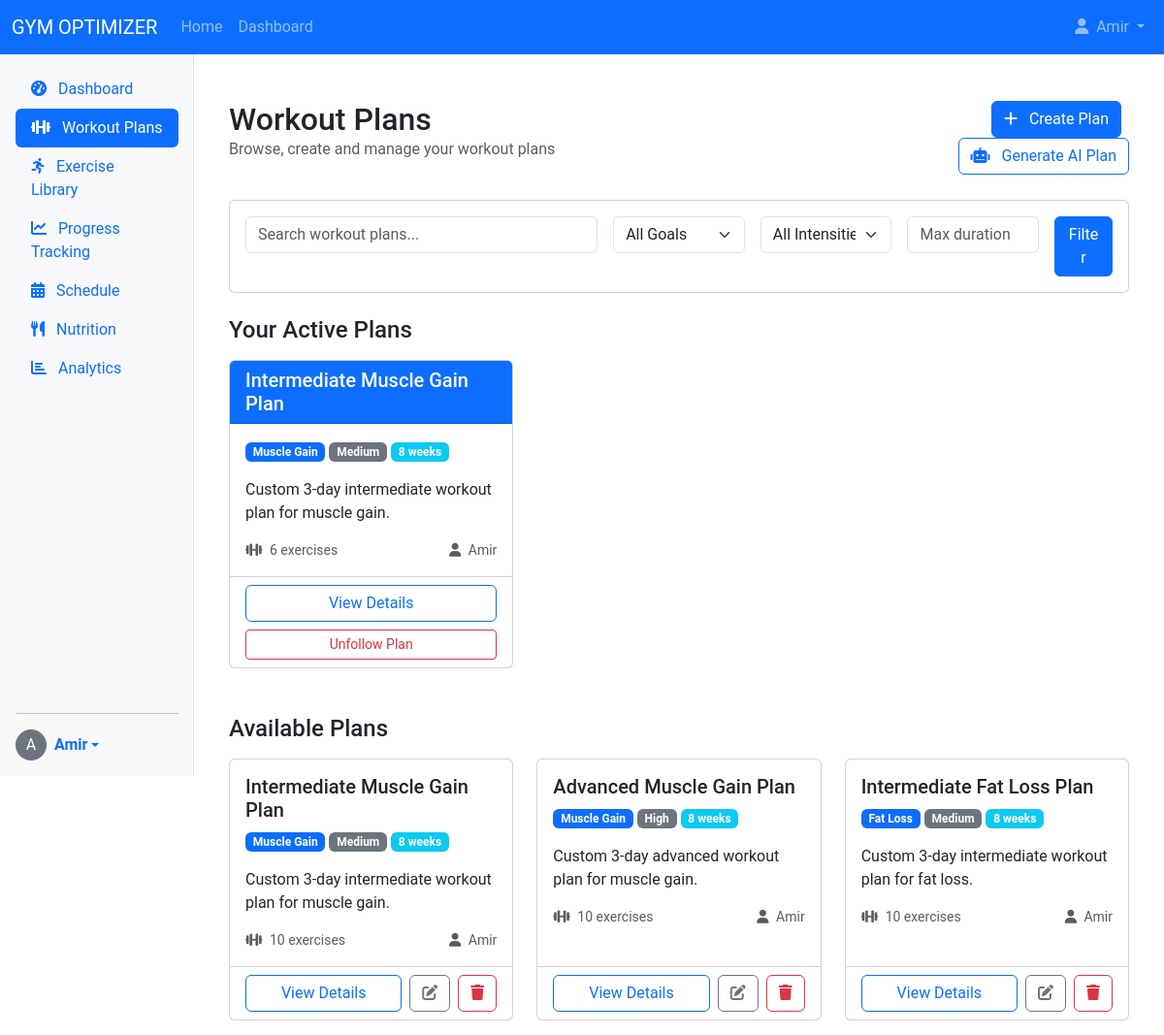
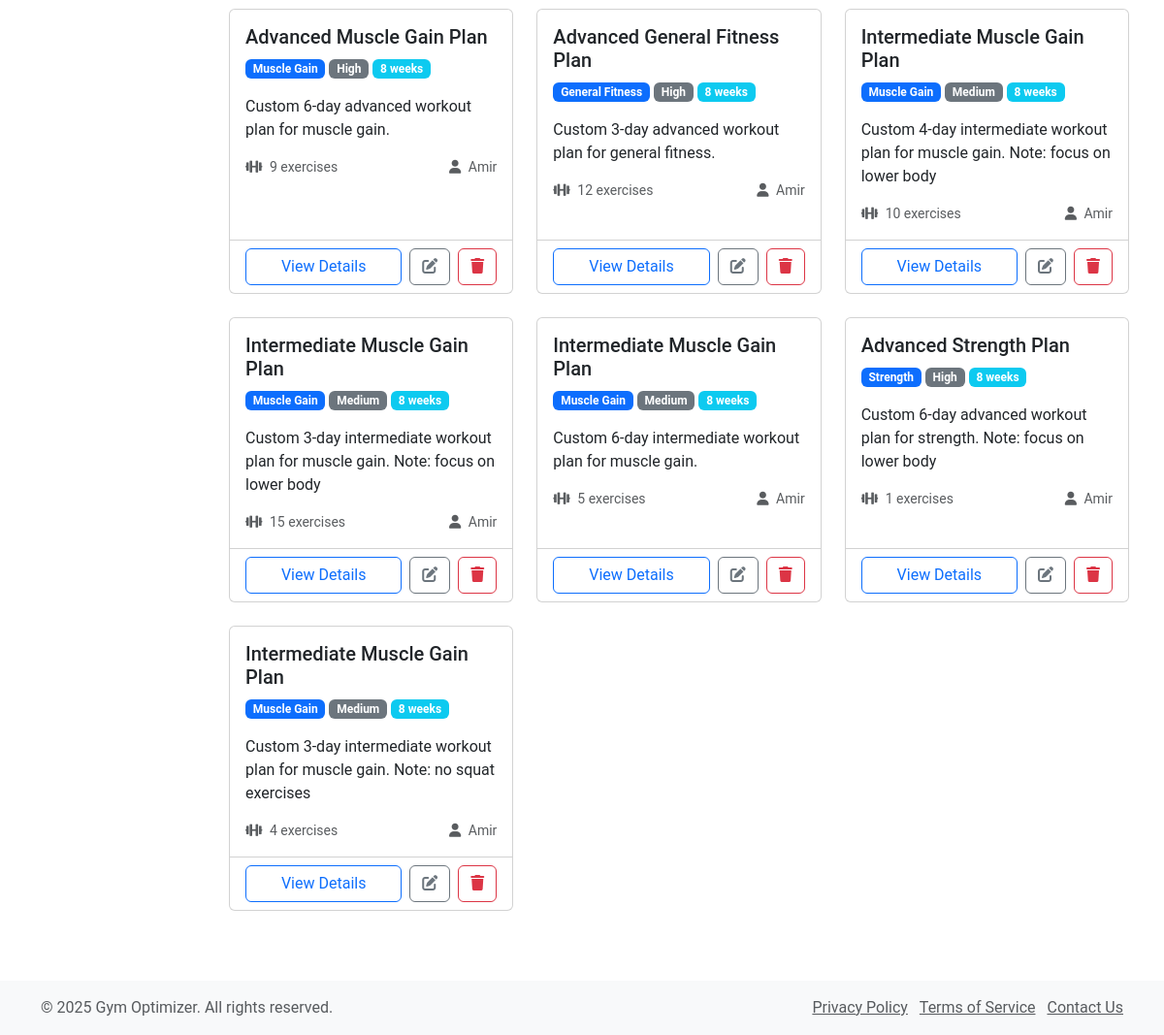
The app's page /workouts/plans/ (signed in) with its own data (2 pictures, top to bottom).
### workouts/models.py (models this page shows, shortened)
class WorkoutPlan(models.Model):
    GOAL_CHOICES = (
        ('muscle_gain', 'Muscle Gain'),
        ('fat_loss', 'Fat Loss'),
        ('strength', 'Strength'),
        ('endurance', 'Endurance'),
        ('general_fitness', 'General Fitness'),
    )
    INTENSITY_CHOICES = (
        ('low', 'Low'),
        ('medium', 'Medium'),
        ('high', 'High'),
    )
    name = models.CharField(max_length=100)
    description = models.TextField()
    goal = models.CharField(max_length=20, choices=GOAL_CHOICES)
    intensity = models.CharField(max_length=10, choices=INTENSITY_CHOICES)
    duration_weeks = models.PositiveIntegerField(default=4)
    is_public = models.BooleanField(default=False, help_text="Make this plan available to all users")
    created_by = models.ForeignKey(User, on_delete=models.CASCADE, related_name='created_plans')
    created_at = models.DateTimeField(auto_now_add=True)
    updated_at = models.DateTimeField(auto_now=True)
    class Meta:
        ordering = ['-created_at']
    def get_exercise_count(self):
        return PlanExercise.objects.filter(workout_plan=self).values('exercise').distinct().count()

### workouts/views.py (the view)
# urls.py: path('plans/', views.workout_plans, name='workout_plans'),
@login_required
def workout_plans(request):
    form = WorkoutPlanFilterForm(request.GET)
    plans = WorkoutPlan.objects.filter(
        Q(created_by=request.user) | Q(is_public=True)
    ).distinct()
    if form.is_valid():
        if form.cleaned_data['search']:
            query = form.cleaned_data['search']
            plans = plans.filter(
                Q(name__icontains=query) |
                Q(description__icontains=query)
            )
        if form.cleaned_data['goal']:
            plans = plans.filter(goal=form.cleaned_data['goal'])
        if form.cleaned_data['intensity']:
            plans = plans.filter(intensity=form.cleaned_data['intensity'])
        if form.cleaned_data['duration']:
            plans = plans.filter(duration_weeks__lte=form.cleaned_data['duration'])
    active_plan_ids = UserWorkoutPlan.objects.filter(
        user=request.user,
        is_active=True
    ).values_list('workout_plan_id', flat=True)
    context = {
        'plans': plans,
        'form': form,
        'active_plan_ids': active_plan_ids
    }
    return render(request, 'workouts/workout_plans.html', context)

### workouts/templates/workouts/workout_plans.html (shortened to what this page needs)
{% extends 'base.html' %}
{% load custom_filters %}
{% block content %}
<div class="container-fluid py-4">
    <div class="row mb-4">
        <div class="col-md-8">
            <h1 class="h2 mb-0">Workout Plans</h1>
            <p class="text-muted">Browse, create and manage your workout plans</p>
        </div>
        <div class="col-md-4 text-md-end">
            <a href="{% url 'create_plan' %}" class="btn btn-primary me-2">
                <i class="fas fa-plus me-2"></i> Create Plan
            </a>
            <a href="{% url 'generate_ai_plan' %}" class="btn btn-outline-primary">
                <i class="fas fa-robot me-2"></i> Generate AI Plan
            </a>
        </div>
    </div>
    <div class="row mb-4">
        <div class="col-12">
            <div class="card">
                <div class="card-body">
                    <form method="GET" action="">
                        <div class="row g-3">
                            <div class="col-md-5">
                                {{ form.search }}
                            </div>
                            <div class="col-md-2">
                                {{ form.goal }}
                            </div>
                            <div class="col-md-2">
                                {{ form.intensity }}
                            </div>
                            <div class="col-md-2">
                                {{ form.duration }}
                            </div>
                            <div class="col-md-1">
                                <button type="submit" class="btn btn-primary w-100">Filter</button>
                            </div>
                        </div>
                    </form>
                </div>
            </div>
        </div>
    </div>
    <div class="row mb-4">
        <div class="col-12">
            <h2 class="h4 mb-3">Your Active Plans</h2>
            {% if plans|length > 0 %}
                <div class="row">
                    {% for plan in plans %}
                        {% if plan.id in active_plan_ids %}
                            <div class="col-md-4 mb-4">
                                <div class="card h-100">
                                    <div class="card-header bg-primary text-white">
                                        <h5 class="mb-0">{{ plan.name }}</h5>
                                    </div>
                                    <div class="card-body">
                                        <div class="mb-3">
                                            <span class="badge bg-primary">{{ plan.get_goal_display }}</span>
                                            <span class="badge bg-secondary">{{ plan.get_intensity_display }}</span>
                                            <span class="badge bg-info">{{ plan.duration_weeks }} weeks</span>
                                        </div>
                                        <p class="card-text">{{ plan.description|truncatechars:120 }}</p>
                                        <div class="d-flex justify-content-between">
                                            <small class="text-muted">
                                                <i class="fas fa-dumbbell me-1"></i> {{ plan.get_exercise_count }} exercises
                                            </small>
                                            <small class="text-muted">
                                                <i class="fas fa-user me-1"></i> {{ plan.created_by.username }}
                                            </small>
                                        </div>
                                    </div>
                                    <div class="card-footer bg-transparent">
                                        <div class="d-grid gap-2">
                                            <a href="{% url 'plan_detail' plan.id %}" class="btn btn-outline-primary">View Details</a>
                                            <a href="{% url 'unfollow_plan' plan.id %}" class="btn btn-outline-danger btn-sm">Unfollow Plan</a>
                                        </div>
                                    </div>
                                </div>
                            </div>
                        {% endif %}
                    {% endfor %}
                </div>
            {% endif %}
        </div>
    </div>
    <div class="row">
        <div class="col-12">
            <h2 class="h4 mb-3">Available Plans</h2>
            {% if plans|length > 0 %}
                <div class="row">
                    {% for plan in plans %}
                        {% if plan.id not in active_plan_ids %}
                            <div class="col-md-4 mb-4">
                                <div class="card h-100">
                                    <div class="card-body">
                                        <h5 class="card-title">{{ plan.name }}</h5>
                                        <div class="mb-3">
                                            <span class="badge bg-primary">{{ plan.get_goal_display }}</span>
                                            <span class="badge bg-secondary">{{ plan.get_intensity_display }}</span>
                                            <span class="badge bg-info">{{ plan.duration_weeks }} weeks</span>
                                        </div>
                                        <p class="card-text">{{ plan.description|truncatechars:120 }}</p>
                                        <div class="d-flex justify-content-between">
                                            <small class="text-muted">
                                                <i class="fas fa-dumbbell me-1"></i> {{ plan.get_exercise_count }} exercises
                                            </small>
                                            <small class="text-muted">
                                                <i class="fas fa-user me-1"></i> {{ plan.created_by.username }}
                                            </small>
                                        </div>
                                    </div>
                                    <div class="card-footer bg-transparent">
                                        <div class="d-flex gap-2">
                                            <a href="{% url 'plan_detail' plan.id %}" class="btn btn-outline-primary flex-grow-1">View Details</a>
                                            {% if plan.created_by == request.user %}
                                                <a href="{% url 'edit_plan' plan.id %}" class="btn btn-outline-secondary">
                                                    <i class="fas fa-edit"></i>
                                                </a>
                                                <a href="{% url 'delete_plan' plan.id %}" class="btn btn-outline-danger">
                                                    <i class="fas fa-trash"></i>
                                                </a>
                                            {% else %}
                                                <a href="{% url 'follow_plan' plan.id %}" class="btn btn-outline-success">
                                                    <i class="fas fa-plus"></i> Follow
                                                </a>
                                            {% endif %}
                                        </div>
                                    </div>
                                </div>
                            </div>
                        {% endif %}
                    {% endfor %}
                </div>
            {% else %}
                <div class="alert alert-info">
                    <i class="fas fa-info-circle me-2"></i> No workout plans found. Try adjusting your filters or create a new plan.
                </div>
            {% endif %}
        </div>
    </div>
</div>
{% endblock %}

### templates/base.html (shortened to what this page needs)
<!DOCTYPE html>
<html lang="en">
<head>
    <link href="https://cdn.jsdelivr.net/npm/bootstrap@5.3.0/dist/css/bootstrap.min.css" rel="stylesheet">
    <link rel="stylesheet" href="https://cdnjs.cloudflare.com/ajax/libs/font-awesome/6.0.0/css/all.min.css">
    <link rel="stylesheet" href="/static/css/style.css">
</head>
<body>
    {% include 'includes/header.html' %}
    <div class="container-fluid">
        <div class="row">
            {% if user.is_authenticated %}
                <div class="col-md-3 col-lg-2 p-0">
                    {% include 'includes/sidebar.html' %}
                </div>
                <main class="col-md-9 col-lg-10 px-md-4 py-4">
            {% else %}
                <main class="col-12">
            {% endif %}
                {% block content %}{% endblock %}
                </main>
        </div>
    </div>
    {% include 'includes/footer.html' %}
</body>
</html>

### templates/includes/header.html (shortened to what this page needs)
<header class="navbar navbar-expand-lg navbar-dark bg-primary sticky-top">
    <div class="container-fluid">
        <a class="navbar-brand" href="{% url 'home' %}">GYM OPTIMIZER</a>
        <div class="collapse navbar-collapse" id="navbarNav">
            <ul class="navbar-nav me-auto">
                <li class="nav-item">
                    <a class="nav-link" href="{% url 'home' %}">Home</a>
                </li>
                {% if user.is_authenticated %}
                <li class="nav-item">
                    <a class="nav-link" href="{% url 'dashboard' %}">Dashboard</a>
                </li>
                {% endif %}
            </ul>
            <ul class="navbar-nav">
                {% if user.is_authenticated %}
                <li class="nav-item dropdown">
                    <a class="nav-link dropdown-toggle" href="#" id="navbarDropdown" role="button" data-bs-toggle="dropdown" aria-expanded="false">
                        <i class="fas fa-user me-1"></i> {{ user.username }}
                    </a>
                </li>
                {% endif %}
            </ul>
        </div>
    </div>
</header>

### templates/includes/sidebar.html (shortened to what this page needs)
<div class="d-flex flex-column flex-shrink-0 p-3 bg-light sidebar" style="height: calc(100vh - 56px);">
    <ul class="nav nav-pills flex-column mb-auto">
        <li class="nav-item">
            <a href="{% url 'dashboard' %}" class="nav-link {% if request.resolver_match.url_name == 'dashboard' %}active{% endif %}" aria-current="page">
                <i class="fas fa-tachometer-alt me-2"></i> Dashboard
            </a>
        </li>
        <li>
            <a href="{% url 'workout_plans' %}" class="nav-link {% if 'plan' in request.resolver_match.url_name %}active{% endif %}">
                <i class="fas fa-dumbbell me-2"></i> Workout Plans
            </a>
        </li>
        <li>
            <a href="{% url 'exercise_library' %}" class="nav-link {% if 'exercise' in request.resolver_match.url_name %}active{% endif %}">
                <i class="fas fa-running me-2"></i> Exercise Library
            </a>
        </li>
        <li>
            <a href="{% url 'progress_tracking' %}" class="nav-link {% if 'progress' in request.resolver_match.url_name %}active{% endif %}">
                <i class="fas fa-chart-line me-2"></i> Progress Tracking
            </a>
        </li>
        <li>
            <a href="{% url 'schedule' %}" class="nav-link {% if 'schedule' in request.resolver_match.url_name %}active{% endif %}">
                <i class="fas fa-calendar-alt me-2"></i> Schedule
            </a>
        </li>
        <li>
            <a href="{% url 'nutrition' %}" class="nav-link {% if 'nutrition' in request.resolver_match.url_name %}active{% endif %}">
                <i class="fas fa-utensils me-2"></i> Nutrition
            </a>
        </li>
        <li>
            <a href="{% url 'analytics' %}" class="nav-link {% if 'analytics' in request.resolver_match.url_name %}active{% endif %}">
                <i class="fas fa-chart-bar me-2"></i> Analytics
            </a>
        </li>
    </ul>
    <hr>
    <div class="dropdown">
        <a href="#" class="d-flex align-items-center text-decoration-none dropdown-toggle" id="dropdownUser1" data-bs-toggle="dropdown" aria-expanded="false">
            {% if user.userprofile.avatar %}
                <img src="{{ user.userprofile.avatar.url }}" alt="Profile picture" width="32" height="32" class="rounded-circle me-2">
            {% else %}
                <div class="rounded-circle bg-secondary text-white d-flex align-items-center justify-content-center me-2" style="width: 32px; height: 32px;">
                    {{ user.username|first|upper }}
                </div>
            {% endif %}
            <strong>{{ user.username }}</strong>
        </a>
    </div>
</div>

### templates/includes/footer.html
<footer class="footer mt-auto py-3 bg-light">
    <div class="container">
        <div class="row">
            <div class="col-md-6 text-center text-md-start">
                <span class="text-muted">&copy; 2025 Gym Optimizer. All rights reserved.</span>
            </div>
            <div class="col-md-6 text-center text-md-end">
                <ul class="list-inline mb-0">
                    <li class="list-inline-item"><a href="#" class="text-muted">Privacy Policy</a></li>
                    <li class="list-inline-item"><a href="#" class="text-muted">Terms of Service</a></li>
                    <li class="list-inline-item"><a href="#" class="text-muted">Contact Us</a></li>
                </ul>
            </div>
        </div>
    </div>
</footer>

### records on screen
WorkoutPlan: name "Intermediate Muscle Gain Plan", goal "Muscle Gain", intensity "Medium", duration_weeks "8", description "Custom 3-day intermediate workout plan for muscle gain.", get_exercise_count "6", created_by.username "Amir"
WorkoutPlan: name "Intermediate Muscle Gain Plan", goal "Muscle Gain", intensity "Medium", duration_weeks "8", description "Custom 3-day intermediate workout plan for muscle gain.", get_exercise_count "10", created_by.username "Amir"
WorkoutPlan: name "Advanced Muscle Gain Plan", goal "Muscle Gain", intensity "High", duration_weeks "8", description "Custom 3-day advanced workout plan for muscle gain.", get_exercise_count "10", created_by.username "Amir"
WorkoutPlan: name "Intermediate Fat Loss Plan", goal "Fat Loss", intensity "Medium", duration_weeks "8", description "Custom 3-day intermediate workout plan for fat loss.", get_exercise_count "10", created_by.username "Amir"
WorkoutPlan: name "Advanced Muscle Gain Plan", goal "Muscle Gain", intensity "High", duration_weeks "8", description "Custom 6-day advanced workout plan for muscle gain.", get_exercise_count "9", created_by.username "Amir"
WorkoutPlan: name "Advanced General Fitness Plan", goal "General Fitness", intensity "High", duration_weeks "8", description "Custom 3-day advanced workout plan for general fitness.", get_exercise_count "12", created_by.username "Amir"
WorkoutPlan: name "Intermediate Muscle Gain Plan", goal "Muscle Gain", intensity "Medium", duration_weeks "8", description "Custom 4-day intermediate workout plan for muscle gain. Note: focus on lower body", get_exercise_count "10", created_by.username "Amir"
WorkoutPlan: name "Intermediate Muscle Gain Plan", goal "Muscle Gain", intensity "Medium", duration_weeks "8", description "Custom 3-day intermediate workout plan for muscle gain. Note: focus on lower body", get_exercise_count "15", created_by.username "Amir"
WorkoutPlan: name "Intermediate Muscle Gain Plan", goal "Muscle Gain", intensity "Medium", duration_weeks "8", description "Custom 6-day intermediate workout plan for muscle gain.", get_exercise_count "5", created_by.username "Amir"
WorkoutPlan: name "Advanced Strength Plan", goal "Strength", intensity "High", duration_weeks "8", description "Custom 6-day advanced workout plan for strength. Note: focus on lower body", get_exercise_count "1", created_by.username "Amir"
WorkoutPlan: name "Intermediate Muscle Gain Plan", goal "Muscle Gain", intensity "Medium", duration_weeks "8", description "Custom 3-day intermediate workout plan for muscle gain. Note: no squat exercises", get_exercise_count "4", created_by.username "Amir"

### other values on screen
{{ user.username }} "Amir"
{{ user.username|first|upper }} "A"
